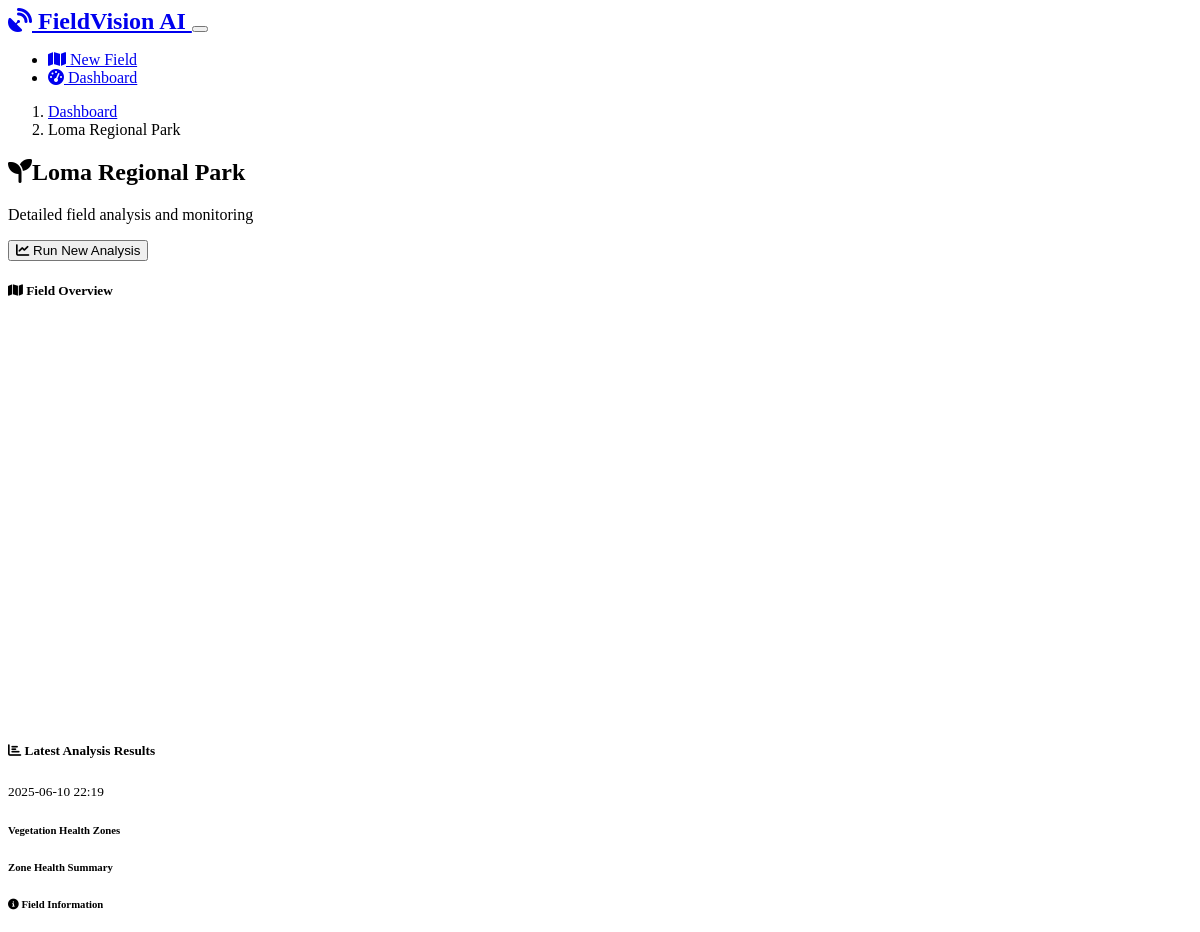
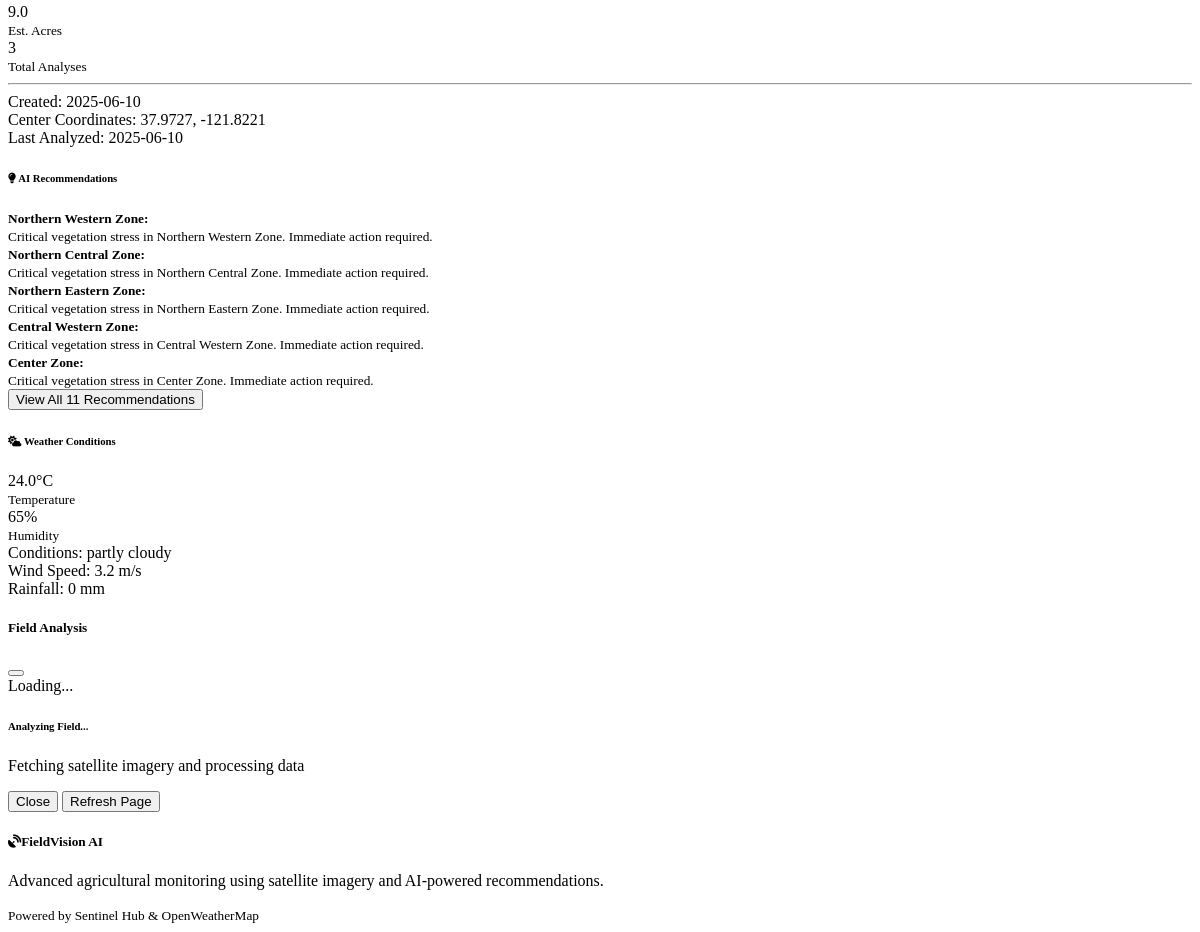
Screenshot of /field/1 with the database file from the repository (2 pictures, top to bottom).
### models.py (models this page shows, shortened)
class Field(db.Model):
    id = db.Column(db.Integer, primary_key=True)
    name = db.Column(db.String(100), nullable=False)
    polygon_data = db.Column(db.Text, nullable=False)  # JSON string of coordinates
    center_lat = db.Column(db.Float, nullable=False)
    center_lng = db.Column(db.Float, nullable=False)
    created_at = db.Column(db.DateTime, default=datetime.utcnow)
    last_analyzed = db.Column(db.DateTime)
    analyses = db.relationship('FieldAnalysis', backref='field', lazy=True, cascade='all, delete-orphan')
    def get_polygon_coordinates(self):
        return json.loads(self.polygon_data)

class FieldAnalysis(db.Model):
    id = db.Column(db.Integer, primary_key=True)
    field_id = db.Column(db.Integer, db.ForeignKey('field.id'), nullable=False)
    analysis_date = db.Column(db.DateTime, default=datetime.utcnow)
    ndvi_data = db.Column(db.Text)  # JSON string of NDVI values per zone
    health_scores = db.Column(db.Text)  # JSON string of health scores per zone
    recommendations = db.Column(db.Text)  # JSON string of AI recommendations
    weather_data = db.Column(db.Text)  # JSON string of weather information
    def get_ndvi_data(self):
        return json.loads(self.ndvi_data) if self.ndvi_data else {}
    def get_health_scores(self):
        return json.loads(self.health_scores) if self.health_scores else {}
    def get_recommendations(self):
        return json.loads(self.recommendations) if self.recommendations else []
    def get_weather_data(self):
        return json.loads(self.weather_data) if self.weather_data else {}

### routes.py (the view)
@app.route('/field/<int:field_id>')
def field_detail(field_id):
    field = Field.query.get_or_404(field_id)
    latest_analysis = FieldAnalysis.query.filter_by(field_id=field_id).order_by(FieldAnalysis.analysis_date.desc()).first()
    return render_template('field_detail.html', field=field, analysis=latest_analysis)

### app.py (called while the page is built)
def tojsonfilter(value):
    return json.dumps(value)

### templates/field_detail.html (shortened to what this page needs)
{% extends "base.html" %}
{% block content %}
<div class="container">
    <div class="row mb-4">
        <div class="col">
            <nav aria-label="breadcrumb">
                <ol class="breadcrumb">
                    <li class="breadcrumb-item">
                        <a href="{{ url_for('dashboard') }}">Dashboard</a>
                    </li>
                    <li class="breadcrumb-item active">{{ field.name }}</li>
                </ol>
            </nav>
            <h2><i class="fas fa-seedling me-2"></i>{{ field.name }}</h2>
            <p class="text-muted">Detailed field analysis and monitoring</p>
        </div>
        <div class="col-auto">
            <button class="btn btn-success" onclick="analyzeField({{ field.id }})">
                <i class="fas fa-chart-line me-2"></i>
                Run New Analysis
            </button>
        </div>
    </div>
    <div class="row">
        <div class="col-lg-8">
            <div class="card mb-4">
                <div class="card-header">
                    <h5 class="card-title mb-0">
                        <i class="fas fa-map me-2"></i>
                        Field Overview
                    </h5>
                </div>
                <div class="card-body p-0">
                    <div id="fieldMap" style="height: 400px;"></div>
                </div>
            </div>
            {% if analysis %}
            <div class="card">
                <div class="card-header">
                    <div class="d-flex justify-content-between align-items-center">
                        <h5 class="card-title mb-0">
                            <i class="fas fa-chart-bar me-2"></i>
                            Latest Analysis Results
                        </h5>
                        <small class="text-muted">
                            {{ analysis.analysis_date.strftime('%Y-%m-%d %H:%M') }}
                        </small>
                    </div>
                </div>
                <div class="card-body">
                    <div class="row mb-4">
                        <div class="col">
                            <h6>Vegetation Health Zones</h6>
                        </div>
                    </div>
                    <div class="row mb-4">
                        <div class="col">
                            <h6>Zone Health Summary</h6>
                        </div>
                    </div>
                </div>
            </div>
            {% endif %}
        </div>
        <div class="col-lg-4">
            <div class="card mb-4">
                <div class="card-header">
                    <h6 class="card-title mb-0">
                        <i class="fas fa-info-circle me-2"></i>
                        Field Information
                    </h6>
                </div>
                <div class="card-body">
                    <div class="row text-center mb-3">
                        <div class="col-6">
                            <div class="border-end">
                                <div class="fw-bold text-primary">{{ "%.1f"|format(field.get_polygon_coordinates()|length * 1.0) }}</div>
                                <small class="text-muted">Est. Acres</small>
                            </div>
                        </div>
                        <div class="col-6">
                            <div class="fw-bold text-info">{{ field.analyses|length }}</div>
                            <small class="text-muted">Total Analyses</small>
                        </div>
                    </div>
                    <hr>
                    <div class="small">
                        <div class="d-flex justify-content-between mb-2">
                            <span>Created:</span>
                            <span>{{ field.created_at.strftime('%Y-%m-%d') }}</span>
                        </div>
                        <div class="d-flex justify-content-between mb-2">
                            <span>Center Coordinates:</span>
                            <span>{{ "%.4f"|format(field.center_lat) }}, {{ "%.4f"|format(field.center_lng) }}</span>
                        </div>
                        {% if field.last_analyzed %}
                        <div class="d-flex justify-content-between">
                            <span>Last Analyzed:</span>
                            <span>{{ field.last_analyzed.strftime('%Y-%m-%d') }}</span>
                        </div>
                        {% endif %}
                    </div>
                </div>
            </div>
            {% if analysis and analysis.get_recommendations() %}
            <div class="card mb-4">
                <div class="card-header">
                    <h6 class="card-title mb-0">
                        <i class="fas fa-lightbulb me-2"></i>
                        AI Recommendations
                    </h6>
                </div>
                <div class="card-body">
                    {% for rec in analysis.get_recommendations() %}
                        {% set loop_index = loop.index %}
                        {% if loop_index <= 5 %}
                            {% set alert_class = 'info' %}
                            {% if rec.type == 'critical' %}
                                {% set alert_class = 'danger' %}
                            {% elif rec.type == 'warning' %}
                                {% set alert_class = 'warning' %}
                            {% elif rec.type == 'success' %}
                                {% set alert_class = 'success' %}
                            {% endif %}
                            <div class="alert alert-{{ alert_class }} py-2 mb-2">
                                <small>
                                    <strong>{{ rec.zone or 'General' }}:</strong><br>
                                    {{ rec.message }}
                                </small>
                            </div>
                        {% endif %}
                    {% endfor %}
                    {% if analysis.get_recommendations()|length > 5 %}
                        <button class="btn btn-sm btn-outline-primary w-100"
                                onclick="showAllRecommendations()">
                            View All {{ analysis.get_recommendations()|length }} Recommendations
                        </button>
                    {% endif %}
                </div>
            </div>
            {% endif %}
            {% if analysis and analysis.get_weather_data() %}
            <div class="card">
                <div class="card-header">
                    <h6 class="card-title mb-0">
                        <i class="fas fa-cloud-sun me-2"></i>
                        Weather Conditions
                    </h6>
                </div>
                <div class="card-body">
                    {% set weather = analysis.get_weather_data() %}
                    {% if weather.current %}
                        <div class="row text-center mb-3">
                            <div class="col-6">
                                <div class="fw-bold text-primary">{{ weather.current.temperature }}°C</div>
                                <small class="text-muted">Temperature</small>
                            </div>
                            <div class="col-6">
                                <div class="fw-bold text-info">{{ weather.current.humidity }}%</div>
                                <small class="text-muted">Humidity</small>
                            </div>
                        </div>
                        <div class="small">
                            <div class="d-flex justify-content-between mb-1">
                                <span>Conditions:</span>
                                <span class="text-capitalize">{{ weather.current.description }}</span>
                            </div>
                            <div class="d-flex justify-content-between mb-1">
                                <span>Wind Speed:</span>
                                <span>{{ weather.current.wind_speed }} m/s</span>
                            </div>
                            <div class="d-flex justify-content-between">
                                <span>Rainfall:</span>
                                <span>{{ weather.current.rainfall }} mm</span>
                            </div>
                        </div>
                    {% endif %}
                </div>
            </div>
            {% endif %}
        </div>
    </div>
</div>
<div class="modal fade" id="analysisModal" tabindex="-1">
    <div class="modal-dialog modal-lg">
        <div class="modal-content">
            <div class="modal-header">
                <h5 class="modal-title">Field Analysis</h5>
                <button type="button" class="btn-close" data-bs-dismiss="modal"></button>
            </div>
            <div class="modal-body">
                <div id="analysisLoading" class="text-center py-4">
                    <div class="spinner-border text-primary" role="status">
                        <span class="visually-hidden">Loading...</span>
                    </div>
                    <div class="mt-3">
                        <h6>Analyzing Field...</h6>
                        <p class="text-muted">Fetching satellite imagery and processing data</p>
                    </div>
                </div>
            </div>
            <div class="modal-footer">
                <button type="button" class="btn btn-secondary" data-bs-dismiss="modal">Close</button>
                <button type="button" class="btn btn-primary" onclick="location.reload()">
                    Refresh Page
                </button>
            </div>
        </div>
    </div>
</div>
{% endblock %}

### static/css/custom.css (style rules this page uses)
.card { transition: transform 0.2s ease, box-shadow 0.2s ease; }
.alert { border: none; border-radius: 0.5rem; font-weight: 500; }
.alert-danger { background: linear-gradient(135deg, rgba(var(--bs-danger-rgb), 0.1) 0%, rgba(var(--bs-danger-rgb), 0.05) 100%); border-left: 4px solid var(--bs-danger); }

### rows the page displays
Field: name "Loma Regional Park", created_at "2025-06-10", center_lat "37.9727", center_lng "-121.8221", last_analyzed "2025-06-10"
FieldAnalysis: analysis_date "2025-06-10 22:19"

### other values shown
{{ "%.1f"|format(field.get_polygon_coordinates()|length * 1.0) }} "9.0"
{{ field.analyses|length }} "3"
{{ rec.zone or 'General' }} "Northern Western Zone" "Northern Central Zone" "Northern Eastern Zone" "Central Western Zone" "Center Zone"
{{ rec.message }} "Critical vegetation stress in Northern Western Zone. Immediate action required." "Critical vegetation stress in Northern Central Zone. Immediate action required." "Critical vegetation stress in Northern Eastern Zone. Immediate action required." "Critical vegetation stress in Central Western Zone. Immediate action required." "Critical vegetation stress in Center Zone. Immediate action required."
{{ analysis.get_recommendations()|length }} "11"
{{ weather.current.temperature }} "24.0"
{{ weather.current.humidity }} "65"
{{ weather.current.description }} "partly cloudy"
{{ weather.current.wind_speed }} "3.2"
{{ weather.current.rainfall }} "0"
